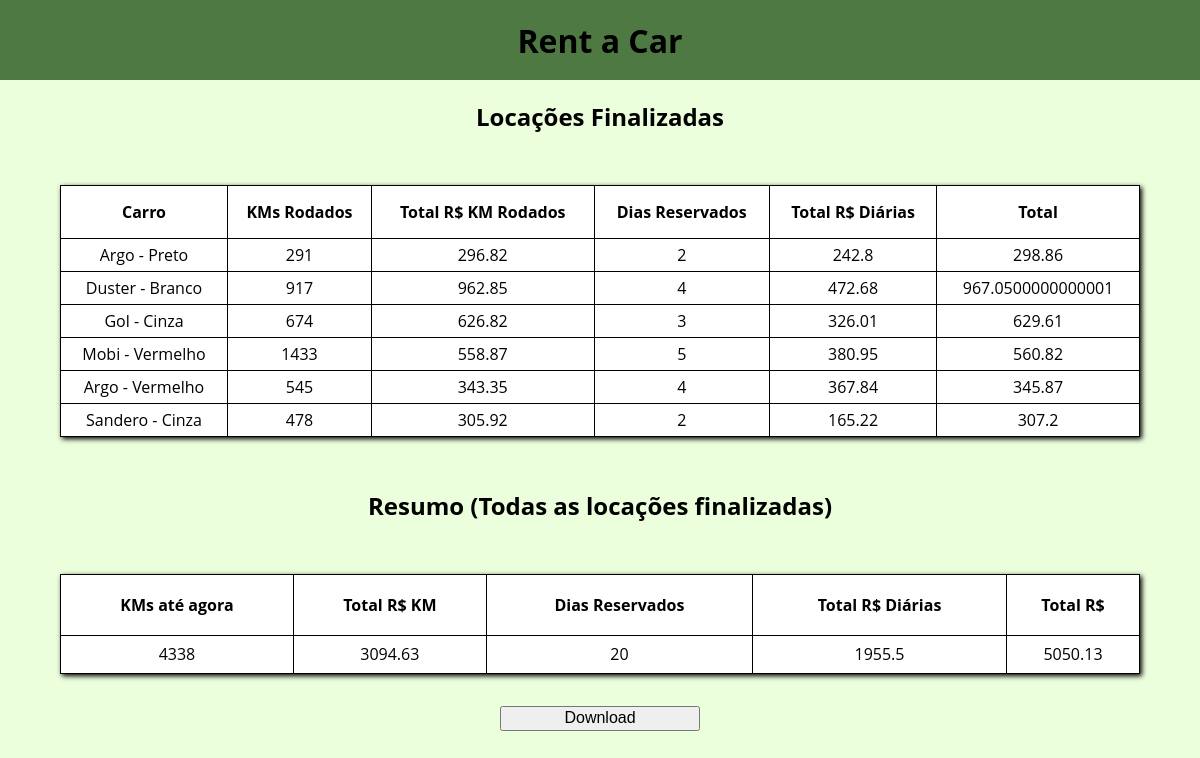
/resumo, run on an earlier commit of the app's database.
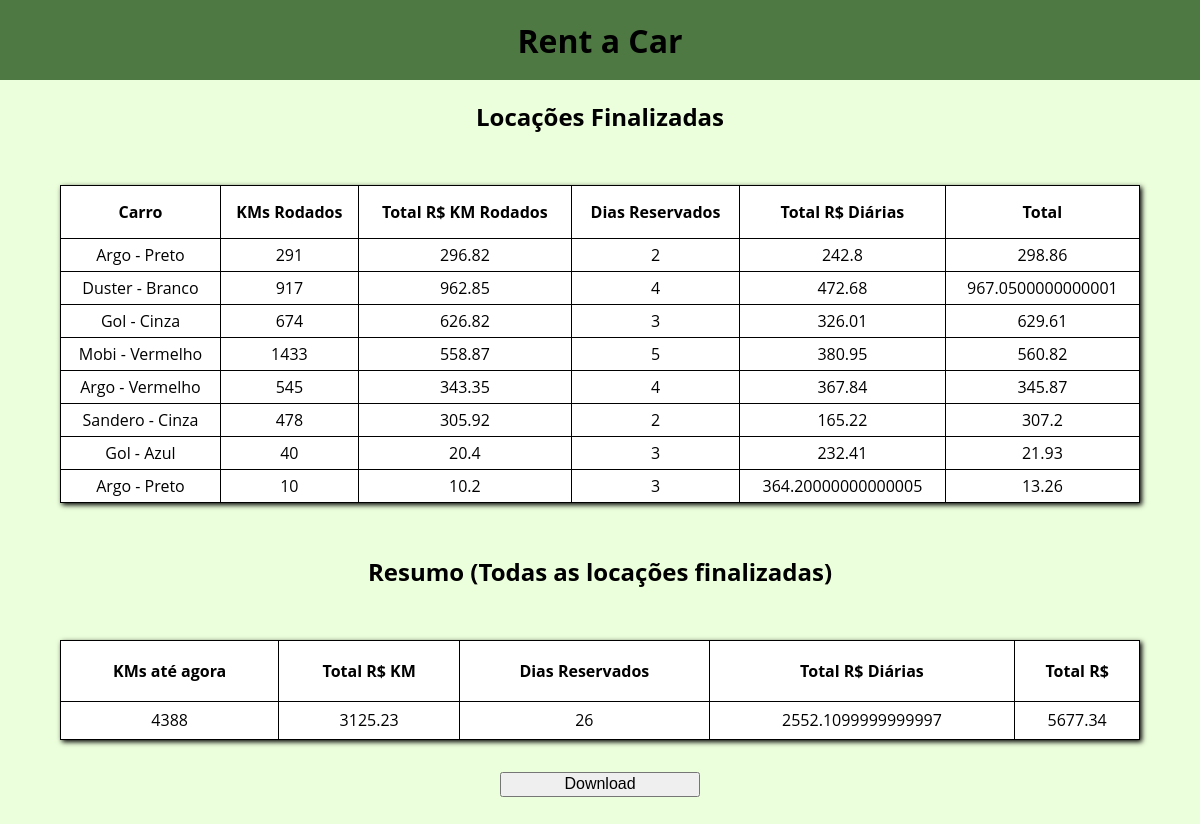
And on a later commit of the database.
### model/entities.py (models this page shows)
class Locacao(Base):
    __tablename__ = 'locacao'
    id = db.Column(db.Integer, primary_key=True)
    veiculo_id = db.Column(db.Integer, db.ForeignKey('veiculo.id'), nullable=False)
    cliente_id = db.Column(db.Integer, db.ForeignKey('cliente.id'), nullable=False)
    cidade_origem_id = db.Column(db.Integer, db.ForeignKey('cidade.id'), nullable=False)
    cidade_destino_id = db.Column(db.Integer, db.ForeignKey('cidade.id'))
    km_rodado = db.Column(db.Integer)
    qt_dias_reservados = db.Column(db.Integer, nullable=False)

class Veiculo(Base):
    __tablename__ = 'veiculo'
    id = db.Column(db.Integer, primary_key=True)
    cidade_id = db.Column(db.Integer, db.ForeignKey('cidade.id'), nullable=False)
    modelo = db.Column(db.String(100),  nullable=False)
    cor = db.Column(db.String(100),  nullable=False)
    ano = db.Column(db.Integer,  nullable=False)
    odometro = db.Column(db.Integer,  nullable=False)
    disponivel = db.Column(db.Boolean,  nullable=False)
    valor_diaria = db.Column(db.Float,  nullable=False)
    valor_km_rodado = db.Column(db.Float,  nullable=False)

### routes.py (the view)
@app.route('/resumo', methods=['POST', 'GET'])
def resumo():
  locacoes_service = locacoesService.LocacoesService()
  locacoes_finalizadas = locacoes_service.get_locacoes_finalizadas()
  resumo = locacoes_service.get_resumo_todas_locacoes_finalizadas(locacoes_finalizadas)
  return render_template('resumo.html', locacoes=locacoes_finalizadas, resumo=resumo)

### dao/locacaoDao.py (called while the page is built)
  def get_locacoes_finalizadas(self):
    cidade_origem = aliased(entities.Cidade)
    cidade_destino = aliased(entities.Cidade)
    return session.query(entities.Locacao)\
      .join(entities.Cliente)\
        .join(entities.Veiculo)\
          .join(cidade_origem, cidade_origem.id == entities.Locacao.cidade_origem_id)\
            .join(cidade_destino, cidade_destino.id == entities.Locacao.cidade_destino_id)\
              .where().all()

### service/locacoesService.py (called while the page is built)
  def get_locacoes_finalizadas(self):
    locacao = locacaoDao.LocacaoDao()
    query = locacao.get_locacoes_finalizadas()
    if query:
      return query
    else:
      return[self.ERRO_RESPONSE]

### templates/resumo.html (shortened to what this page needs)
{% extends "main.html" %}
{% block main %}
<section class="main">
  <h1>Locações Finalizadas</h1>
  <table>
    <tr>
      <th>
        Carro
      </th>
      <th>
        KMs Rodados
      </th>
      <th>
        Total R$ KM Rodados
      </th>
      <th>
        Dias Reservados
      </th>
      <th>
        Total R$ Diárias
      </th>
      <th>
        Total
      </th>
    </tr>
    {% if locacoes %}
      {% for locacao in locacoes %}
        <tr>
          <td>
            {{locacao.veiculo.modelo}} - {{locacao.veiculo.cor}}
          </td>
          <td>
            {{locacao.km_rodado}}
          </td>
          <td>
            {{locacao.km_rodado * locacao.veiculo.valor_km_rodado}}
          </td>
          <td>
            {{locacao.qt_dias_reservados}}
          </td>
          <td>
            {{locacao.qt_dias_reservados * locacao.veiculo.valor_diaria}}
          </td>
          <td>
            {{locacao.km_rodado * locacao.veiculo.valor_km_rodado + locacao.qt_dias_reservados * locacao.veiculo.valor_km_rodado}}
          </td>
        </tr>
      {% endfor %}
    {% else %}
      <tr>
        <td colspan="6" class="center">
          {{locacoes[0]}}
        </td>
      </tr>
    {% endif %}
    </table>
    <h1>Resumo (Todas as locações finalizadas)</h1>
    <table>
      <tr>
        <th>
          KMs até agora
        </th>
        <th>
          Total R$ KM
        </th>
        <th>
          Dias Reservados
        </th>
        <th>
          Total R$ Diárias
        </th>
        <th>
          Total R$
        </th>
      </tr>
      {% if resumo %}
        <tr>
          <td>
            {{resumo[0]}}
          </td>
          <td>
            {{resumo[1]}}
          </td>
          <td>
            {{resumo[2]}}
          </td>
          <td>
            {{resumo[3]}}
          </td>
          <td>
            {{resumo[4]}}
          </td>
        </tr>
      {% else %}
        <tr>
          <td colspan="6" class="center">
            Erro ao carregar dados resumidos
          </td>
        </tr>
      {% endif %}
    </table>
    <form action="{{ url_for('resumo_md_download')}}" method = "post">
      <input type = "submit" value = "Download" />
    </form>
</section>
{% endblock %}

What changed in the data, as far as the page shows it:
now on this page (row edited): Locacao: veiculo.modelo "Gol", veiculo.cor "Azul", km_rodado "40", locacao.km_rodado*locacao.veiculo.valor_km_rodado "20.4", qt_dias_reservados "3", locacao.qt_dias_reservados*locacao.veiculo.valor_diaria "232.41", km_rodado+qt_dias_reservados "21.93"
now on this page (row edited): Locacao: veiculo.modelo "Argo", veiculo.cor "Preto", km_rodado "10", locacao.km_rodado*locacao.veiculo.valor_km_rodado "10.2", qt_dias_reservados "3", locacao.qt_dias_reservados*locacao.veiculo.valor_diaria "364.20000000000005", km_rodado+qt_dias_reservados "13.26"
Also different on the page:
{{ resumo[0] }}: "4338" → "4388"
{{ resumo[1] }}: "3094.63" → "3125.23"
{{ resumo[2] }}: "20" → "26"
{{ resumo[3] }}: "1955.5" → "2552.1099999999997"
{{ resumo[4] }}: "5050.13" → "5677.34"
